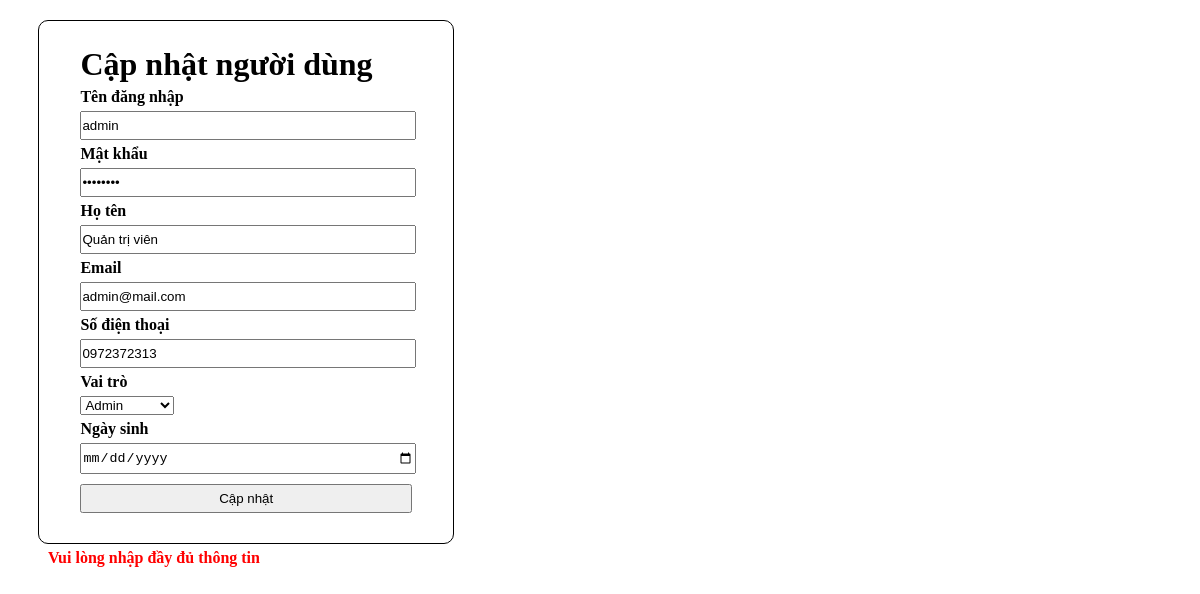
Screenshot of /PHP/capnhatnguoidung.php?id=1 with the database file from the repository.
### tables this page shows
CREATE TABLE IF NOT EXISTS nguoi_dung(
    id INT PRIMARY KEY AUTO_INCREMENT,
    ten_dang_nhap VARCHAR(50),
    mat_khau VARCHAR(50),
    ho_ten VARCHAR(50),
    email VARCHAR(50),
    sdt VARCHAR(10),
    vai_tro_id INT,
    ngay_sinh DATETIME
);

### PHP/capnhatnguoidung.php (the view, shortened to what this page needs)
<!DOCTYPE html>
<html lang="en">
<head>
</head>
<body>
    <?php
        include("connect.php");
        $id = $_GET['id'];
        $sql = "SELECT * FROM nguoi_dung WHERE id = '$id'";
        $result = mysqli_query($conn,$sql);
        $nguoiDung = mysqli_fetch_assoc($result);
    ?>
    <div class="container">
    <form action="index.php?page_layout=capnhatnguoidung&id=<?php echo $id ?>" method="post">
        <h1>Cập nhật người dùng</h1>
        <div>
            <p>Tên đăng nhập</p>
            <input type="text" name="ten-dang-nhap" placeholder="Tên đăng nhập" value="<?php echo $nguoiDung['ten_dang_nhap']?>">
        </div>
        <div>
            <p>Mật khẩu</p>
            <input type="password" name="password" placeholder="Mật khẩu" value="<?php echo $nguoiDung['mat_khau']?>">
        </div>
        <div>
            <p>Họ tên</p>
            <input type="text" name="ho-ten" placeholder="Họ tên" value="<?php echo $nguoiDung['ho_ten']?>">
        </div>
        <div>
            <p>Email</p>
            <input type="email" name="email" placeholder="Email" value="<?php echo $nguoiDung['email']?>">
        </div>
        <div>
            <p>Số điện thoại</p>
            <input type="text" name="so-dien-thoai" placeholder="Số điện thoại" value="<?php echo $nguoiDung['sdt']?>">
        </div>
        <div>
            <p>Vai trò</p>
            <select name="vai-tro">
                <option value="1" <?php echo $nguoiDung['vai_tro_id'] == 1? "selected" : ""?>>Admin</option>
            </select>
        </div>
        <div>
            <p>Ngày sinh</p>
            <input type="date" name="ngay-sinh" value="<?php $ngaySinh = date('Y-m-d', strtotime($nguoiDung['ngay_sinh'])); echo $ngaySinh?>">
        </div>
        <div class="box"><input type="submit" value="Cập nhật"></div>
    </form>
    </div>
        <?php
            if(!empty($_POST["ten-dang-nhap"])&&
                !empty($_POST["password"])&&
                !empty($_POST["ho-ten"])&&
                !empty($_POST["email"])&&
                !empty($_POST["so-dien-thoai"])&&
                !empty($_POST["vai-tro"])&&
                !empty($_POST["ngay-sinh"])){
                    $tenDangNhap = $_POST["ten-dang-nhap"];
                    $password = $_POST["password"];
                    $hoTen = $_POST["ho-ten"];
                    $email = $_POST["email"];
                    $soDienThoai = $_POST["so-dien-thoai"];
                    $vaiTro = $_POST["vai-tro"];
                    $ngaySinh = $_POST["ngay-sinh"];
                    $sql = "UPDATE `nguoi_dung` SET `ten_dang_nhap`='$tenDangNhap',`mat_khau`='$password',`ho_ten`='$hoTen',`email`='$email',`sdt`='$soDienThoai',`vai_tro_id`='$vaiTro',`ngay_sinh`='$ngaySinh' WHERE id = '$id'";
                    mysqli_query($conn,$sql);
                    mysqli_close($conn);
                    header('location: index.php?page_layout=nguoidung');
                }else{
                    echo '<p class="warning">Vui lòng nhập đầy đủ thông tin</p>';
                }
        ?>
</body>
</html>

### PHP/capnhatnguoidung.php (style rules this page uses)
p { font-weight: bold; margin:5px 0; }
h1 { margin: 5px 0; }
.container { border: 1px solid black; border-radius: 10px; width: 35%; padding: 20px 0; display: flex; justify-content: center; margin-top: 20px; margin-left: 30px; }
form { width:80%; }
input { width:100%; padding: 5px 0; }
.box { margin: 10px 0; }
.warning { color: red; font-weight: bold; margin-left: 40px; }

### rows the page displays
nguoi_dung: ten-dang-nhap "admin", ho-ten "Quản trị viên", email "admin@mail.com", so-dien-thoai "0972372313", vai-tro "Admin"
